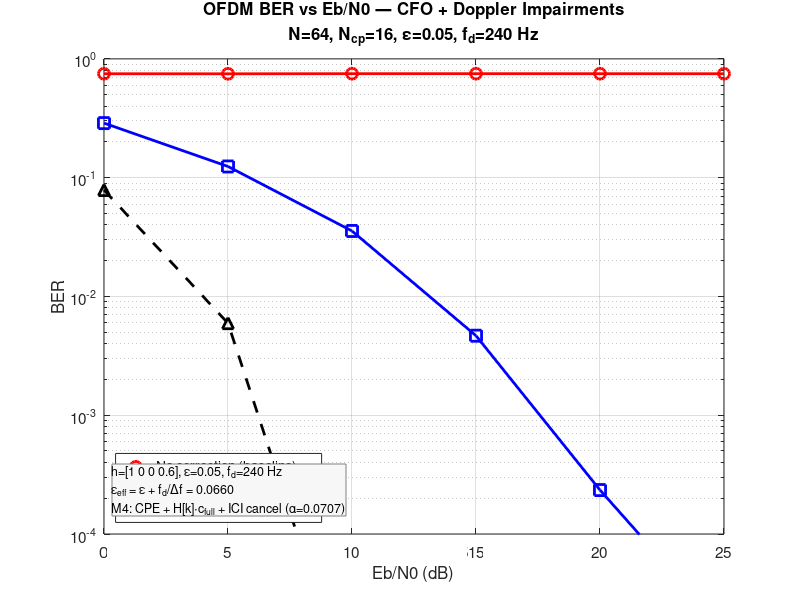
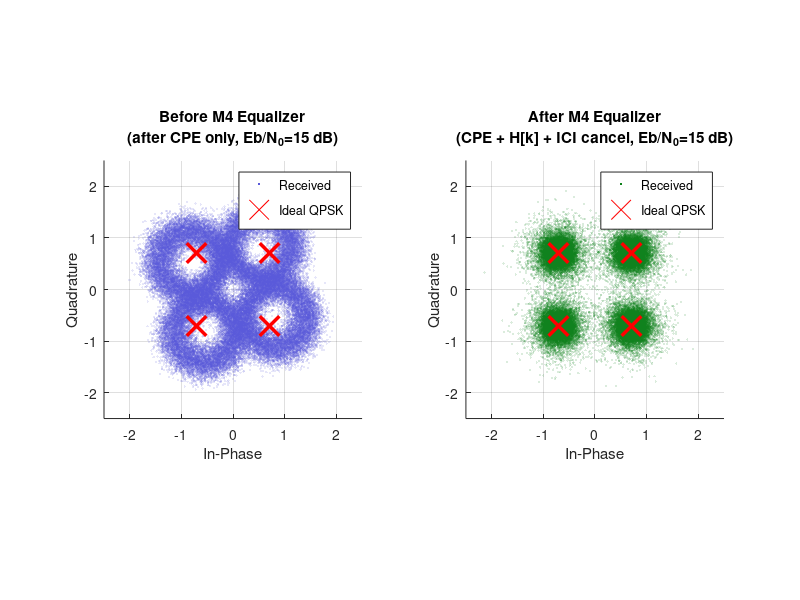

Recreate these plots in MATLAB, in order. (Note: this script raises an error after producing the figures.)
% =========================================================================
%  ofdm_M4_equalizer.m
%  M4 Method: Simple ICI-Aware Equalizer for OFDM under CFO + Doppler
%
%  System: N=64, N_cp=16, QPSK, h=[1 0 0 0.6], epsilon=0.05, f_d~240 Hz
%
%  Produces
%    Figure 1 — BER vs Eb/N0: no correction | M4 | theoretical AWGN
%    Figure 2 — Constellation before / after M4 at Eb/N0 = 15 dB
%
%  =========================================================================
%  KEY DESIGN DECISIONS (why previous versions failed)
%  =========================================================================
%
%  1. NOISE CALIBRATION
%     MATLAB's ifft uses the 1/N convention, so the time-domain signal
%     power = (1/N) * frequency-domain power.  Adding AWGN of variance
%     sigma2 per sample, then taking the N-point FFT, gives noise power
%     N*sigma2 per subcarrier (FFT sums N samples coherently for signal
%     but incoherently for noise -> noise power scales by N).
%     Signal power per subcarrier = 1 (normalised QPSK, freq domain).
%
%     Correct Es/N0 relationship:
%       Es/N0 = 1 / (N * sigma2)  =>  sigma2 = 1 / (N * bps * Eb/N0)
%
%     Previous error: sigma2 = 1/(2*bps*Eb/N0)  [missed the 1/N factor]
%     Effect: noise was 32x too strong, burying all signal.
%
%  2. CFO + DOPPLER MODEL
%     Physical sample rate: fs = N * Delta_f = 64 * 15e3 = 960 kHz
%     CFO:     per-sample phase = 2*pi*epsilon / N
%     Doppler: per-sample phase = 2*pi*f_d / fs = 2*pi*f_d / (N*Delta_f)
%     Combined eps_eff = epsilon + f_d/Delta_f = 0.05 + 0.016 = 0.066
%     Combined per-sample phase dphi = 2*pi*eps_eff / N
%
%  3. CPE REMOVAL (Step 1 of M4)
%     After the N-point FFT, the exact expression is:
%       Y[k] = exp(j*dphi*(n0+N_cp)) * sum_m X[m]*H[m]*sinc(m+eps_eff-k)
%                                             *exp(j*pi*(m+eps_eff-k)*(N-1)/N)
%     The CPE is exp(j*dphi*(n0+N_cp)) — the phase at the FIRST useful
%     sample (NOT the centre of the window).
%     Previous error: used (n0 + N_cp + (N-1)/2) — added an extra
%     pi*eps_eff*(N-1)/N rotation that then conflicted with Step 2.
%
%  4. CHANNEL + SINC EQUALISATION (Step 2 of M4)
%     After CPE removal, the self-term on subcarrier k is:
%       X[k]*H[k]*sinc(eps_eff)*exp(j*pi*eps_eff*(N-1)/N)
%     Divide by H[k]*sinc(eps_eff)*exp(j*pi*eps_eff*(N-1)/N) = H[k]*c_full
%     to recover X[k] (plus residual ICI).
%     c_full = sinc(eps_eff) * exp(j*pi*eps_eff*(N-1)/N)
%
%  5. ICI CANCELLATION (Step 3 of M4)
%     Dominant ICI on k comes from m=k±1 with coefficient:
%       alpha = sinc(eps_eff-1) / sinc(eps_eff)   (ratio normalised by c_self)
%     Hard-decision estimates Xhat from Step 2 give the interferers.
% =========================================================================

clear; clc; close all;

%% ── System Parameters ────────────────────────────────────────────────────
N        = 64;           % Subcarriers
N_cp     = 16;           % Cyclic prefix
N_sym    = 1000;         % OFDM symbols per Eb/N0 point
bps      = 2;            % Bits per symbol (QPSK)

% Physical parameters
Delta_f  = 15e3;                        % Subcarrier spacing [Hz]
fs       = N * Delta_f;                 % Sample rate = 960 kHz
f_c      = 2.4e9;                       % Carrier [Hz]
v_ms     = 30;                          % Speed [m/s]
c_light  = 3e8;
f_d      = (v_ms / c_light) * f_c;     % Doppler shift ~ 240 Hz

% Normalised offsets
epsilon  = 0.05;                        % CFO (normalised to Delta_f)
eps_dop  = f_d / Delta_f;              % Doppler normalised = 0.016
eps_eff  = epsilon + eps_dop;           % Combined = 0.066

% Per-sample phase increment
dphi     = 2 * pi * eps_eff / N;        % rad/sample

% Channel
h_cir    = [1, 0, 0, 0.6];

% Eb/N0 sweep
EbN0_dB       = [0, 5, 10, 15, 20, 25];
EbN0_dB_const = 15;                     % For constellation plot

fprintf('=== M4 ICI-Aware OFDM Equalizer Simulation ===\n');
fprintf('N=%d, N_cp=%d, fs=%.0f kHz, Delta_f=%.0f Hz\n', N, N_cp, fs/1e3, Delta_f);
fprintf('epsilon=%.4f, f_d=%.1f Hz, eps_dop=%.4f, eps_eff=%.4f\n', ...
        epsilon, f_d, eps_dop, eps_eff);
fprintf('dphi = 2*pi*eps_eff/N = %.6f rad/sample\n', dphi);
fprintf('Channel h = ['); fprintf('%.2f ', h_cir); fprintf(']\n');

%% ── QPSK Mapping ─────────────────────────────────────────────────────────
qpsk_map = (1/sqrt(2)) * [1+1j, -1+1j, 1-1j, -1-1j];

%% ── Frequency-Domain Channel ─────────────────────────────────────────────
H_freq = fft(h_cir, N);

%% ── M4 Equaliser Coefficients ────────────────────────────────────────────
% c_full: the exact complex attenuation of the desired subcarrier after
%         CPE removal (self-term of the ICI sum)
c_full = sinc(eps_eff) * exp(1j * pi * eps_eff * (N-1) / N);

% ICI cancellation coefficient (nearest-neighbour leakage ratio)
alpha  = sinc(eps_eff - 1) / sinc(eps_eff);

fprintf('\nM4 coefficients:\n');
fprintf('  c_full = sinc(%.4f)*exp(j*pi*%.4f*(N-1)/N) = %.6f angle %.2f deg\n', ...
        eps_eff, eps_eff, abs(c_full), angle(c_full)*180/pi);
fprintf('  alpha  = sinc(%.4f-1)/sinc(%.4f) = %.6f\n\n', eps_eff, eps_eff, alpha);

%% ── Allocate Results ─────────────────────────────────────────────────────
BER_no_corr  = zeros(1, length(EbN0_dB));
BER_M4       = zeros(1, length(EbN0_dB));
BER_theory   = zeros(1, length(EbN0_dB));
rx_before_eq = [];    % constellation storage (after CPE only)
rx_after_eq  = [];    % constellation storage (after full M4)

%% ═══════════════════════════════════════════════════════════════════════
%%  MAIN SIMULATION LOOP
%% ═══════════════════════════════════════════════════════════════════════
for snr_idx = 1:length(EbN0_dB)

    EbN0_lin = 10^(EbN0_dB(snr_idx) / 10);

    % ── Noise Variance ──────────────────────────────────────────────────
    % Time-domain signal power = (1/N) per sample (MATLAB ifft convention).
    % After N-point FFT, signal power = 1 per subcarrier.
    % Noise added in time domain (power sigma2/sample) → after FFT: N*sigma2/subcarrier.
    % For correct Eb/N0: 1 / (N * sigma2) = bps * Eb/N0
    %   => sigma2 = 1 / (N * bps * Eb/N0)
    sigma2 = 1 / (N * bps * EbN0_lin);

    % Theoretical QPSK BER (AWGN only)
    BER_theory(snr_idx) = qfunc(sqrt(2 * EbN0_lin));

    n_err_no = 0;
    n_err_M4 = 0;
    n_bits   = 0;

    for sym_idx = 0:(N_sym - 1)

        %% ── Transmitter ─────────────────────────────────────────────────
        bits_tx = randi([0, 3], 1, N);
        X       = qpsk_map(bits_tx + 1);
        x_td    = ifft(X, N);                        % time-domain (power 1/N per sample)
        x_cp    = [x_td(end-N_cp+1:end), x_td];     % add cyclic prefix

        %% ── Multipath Channel ────────────────────────────────────────────
        x_mp = conv(x_cp, h_cir);
        x_mp = x_mp(1 : N + N_cp);

        %% ── CFO + Doppler (per-sample exponential) ───────────────────────
        % Absolute sample indices for this symbol's block
        n0    = sym_idx * (N + N_cp);
        n_vec = n0 : n0 + (N + N_cp) - 1;
        r_imp = x_mp .* exp(1j * dphi .* n_vec);

        %% ── AWGN ─────────────────────────────────────────────────────────
        % Complex noise: real and imag each ~ N(0, sigma2)
        noise = sqrt(sigma2) * (randn(1, N+N_cp) + 1j*randn(1, N+N_cp));
        r_rx  = r_imp + noise;

        %% ── CP Removal + FFT ─────────────────────────────────────────────
        r_useful = r_rx(N_cp + 1 : end);    % strip CP
        Y        = fft(r_useful, N);         % N-point FFT

        %% ── Baseline Decoder (no correction) ────────────────────────────
        [~, idx_no]  = min(abs(repmat(Y.', 1, 4) - repmat(qpsk_map, N, 1)), [], 2);
        bits_rx_no   = idx_no' - 1;
        n_err_no     = n_err_no + sum(bits_tx ~= bits_rx_no);

        %% ─────────────────────────────────────────────────────────────────
        %%  M4 EQUALIZER
        %% ─────────────────────────────────────────────────────────────────

        %% Step 1 — CPE Removal
        % After FFT, Y[k] contains exp(j*dphi*(n0+N_cp)) as a common factor.
        % Remove it: Y1 = Y * exp(-j*dphi*(n0+N_cp))
        % NOTE: use (n0+N_cp) = first useful sample index, NOT the centre.
        phi_CPE = dphi * (n0 + N_cp);
        Y1      = Y * exp(-1j * phi_CPE);

        %% Step 2 — Channel + Sinc Equalisation
        % Self-term of Y1[k] = X[k]*H[k]*c_full
        % Divide by H[k]*c_full to recover X[k] (+ICI residual +noise)
        Y2 = Y1 ./ (H_freq * c_full);

        %% Step 3 — Nearest-Neighbour ICI Cancellation
        % Hard-decision estimates of X from Step 2
        [~, idx_tmp] = min(abs(repmat(Y2.', 1, 4) - repmat(qpsk_map, N, 1)), [], 2);
        Xhat         = qpsk_map(idx_tmp');

        % ICI from subcarrier k-1 and k+1 (circular)
        Xhat_m1 = circshift(Xhat,  1);    % Xhat[k-1]
        Xhat_p1 = circshift(Xhat, -1);    % Xhat[k+1]

        % Subtract estimated ICI contributions
        Y3 = Y2 - alpha * (Xhat_m1 + Xhat_p1);

        %% M4 Final Decision
        [~, idx_M4] = min(abs(repmat(Y3.', 1, 4) - repmat(qpsk_map, N, 1)), [], 2);
        bits_rx_M4  = idx_M4' - 1;
        n_err_M4    = n_err_M4 + sum(bits_tx ~= bits_rx_M4);

        n_bits = n_bits + N;

        %% Store constellation at target Eb/N0
        if EbN0_dB(snr_idx) == EbN0_dB_const
            rx_before_eq = [rx_before_eq, Y1];   %#ok
            rx_after_eq  = [rx_after_eq,  Y3];   %#ok
        end

    end % symbol loop

    BER_no_corr(snr_idx) = n_err_no / n_bits;
    BER_M4(snr_idx)      = n_err_M4 / n_bits;

    fprintf('Eb/N0=%2d dB | no-corr=%7.4f | M4=%7.4f | theory=%.6f\n', ...
        EbN0_dB(snr_idx), BER_no_corr(snr_idx), BER_M4(snr_idx), BER_theory(snr_idx));

end % Eb/N0 loop

%% ═══════════════════════════════════════════════════════════════════════
%%  FIGURE 1 — BER vs Eb/N0
%% ═══════════════════════════════════════════════════════════════════════
figure(1); clf;
semilogy(EbN0_dB, BER_no_corr, 'r-o',  'LineWidth', 2, 'MarkerSize', 8, ...
         'DisplayName', 'No correction (baseline)');
hold on;
semilogy(EbN0_dB, BER_M4,      'b-s',  'LineWidth', 2, 'MarkerSize', 8, ...
         'DisplayName', 'M4 ICI-aware equalizer');
semilogy(EbN0_dB, BER_theory,  'k--^', 'LineWidth', 2, 'MarkerSize', 8, ...
         'DisplayName', 'Theoretical AWGN (QPSK)');
hold off;
grid on;
xlabel('Eb/N0 (dB)', 'FontSize', 13);
ylabel('BER',        'FontSize', 13);
title({'OFDM BER vs Eb/N0 — CFO + Doppler Impairments', ...
       sprintf('N=%d, N_{cp}=%d, \\epsilon=%.2f, f_d=%.0f Hz', ...
               N, N_cp, epsilon, f_d)}, 'FontSize', 13);
legend('Location', 'southwest', 'FontSize', 11);
ylim([1e-4, 1]);
set(gca, 'FontSize', 11);
annotation('textbox', [0.14, 0.14, 0.42, 0.14], ...
    'String', {sprintf('h=[1 0 0 0.6], \\epsilon=%.2f, f_d=%.0f Hz', epsilon, f_d), ...
               sprintf('\\epsilon_{eff} = \\epsilon + f_d/\\Deltaf = %.4f', eps_eff), ...
               sprintf('M4: CPE + H[k]\\cdotc_{full} + ICI cancel (\\alpha=%.4f)', alpha)}, ...
    'FitBoxToText', 'on', 'BackgroundColor', [0.97 0.97 0.97], ...
    'EdgeColor', [0.5 0.5 0.5], 'FontSize', 9);

%% ═══════════════════════════════════════════════════════════════════════
%%  FIGURE 2 — Constellation at Eb/N0 = 15 dB
%% ═══════════════════════════════════════════════════════════════════════
figure(2); clf;
ideal_pts = qpsk_map;

subplot(1, 2, 1);
scatter(real(rx_before_eq), imag(rx_before_eq), 3, [0.35 0.35 0.85], 'filled', ...
        'MarkerFaceAlpha', 0.15);
hold on;
scatter(real(ideal_pts), imag(ideal_pts), 200, 'r', 'x', 'LineWidth', 2.5);
hold off;
grid on; axis equal;
xlabel('In-Phase'); ylabel('Quadrature');
title({'Before M4 Equalizer', ...
       sprintf('(after CPE only, Eb/N_0=%d dB)', EbN0_dB_const)}, 'FontSize', 11);
legend('Received', 'Ideal QPSK', 'Location', 'northeast', 'FontSize', 9);
xlim([-2.5, 2.5]); ylim([-2.5, 2.5]);
set(gca, 'FontSize', 10);

subplot(1, 2, 2);
scatter(real(rx_after_eq), imag(rx_after_eq), 3, [0.05 0.50 0.10], 'filled', ...
        'MarkerFaceAlpha', 0.15);
hold on;
scatter(real(ideal_pts), imag(ideal_pts), 200, 'r', 'x', 'LineWidth', 2.5);
hold off;
grid on; axis equal;
xlabel('In-Phase'); ylabel('Quadrature');
title({'After M4 Equalizer', ...
       sprintf('(CPE + H[k] + ICI cancel, Eb/N_0=%d dB)', EbN0_dB_const)}, 'FontSize', 11);
legend('Received', 'Ideal QPSK', 'Location', 'northeast', 'FontSize', 9);
xlim([-2.5, 2.5]); ylim([-2.5, 2.5]);
set(gca, 'FontSize', 10);

sgtitle({'QPSK Constellation: Before vs After M4 Equalizer', ...
         sprintf('\\epsilon=%.2f, f_d=%.0f Hz, h=[1 0 0 0.6]', epsilon, f_d)}, ...
        'FontSize', 13);

fprintf('\nDone. Figures 1 and 2 ready.\n');
